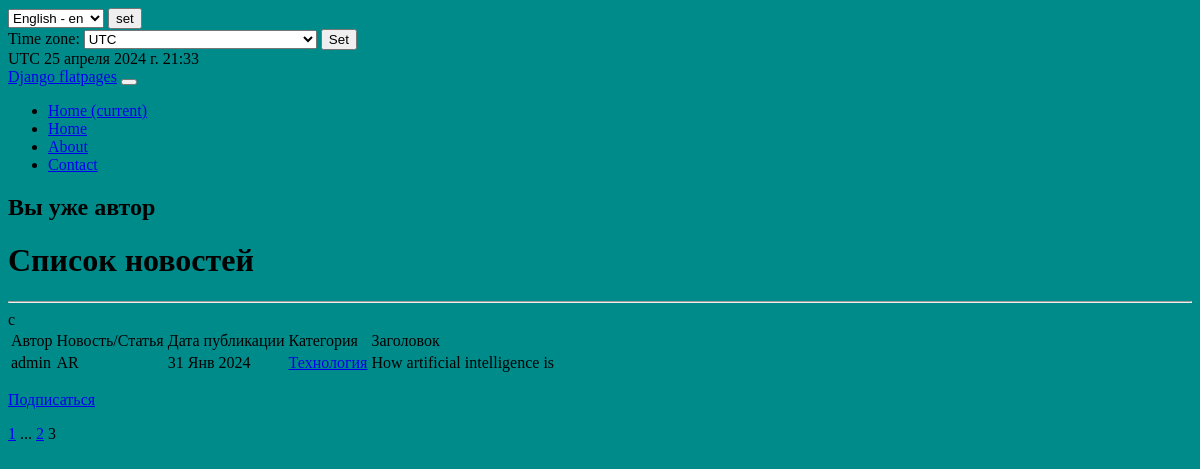
The app's page /categories/2?page=3, older data.
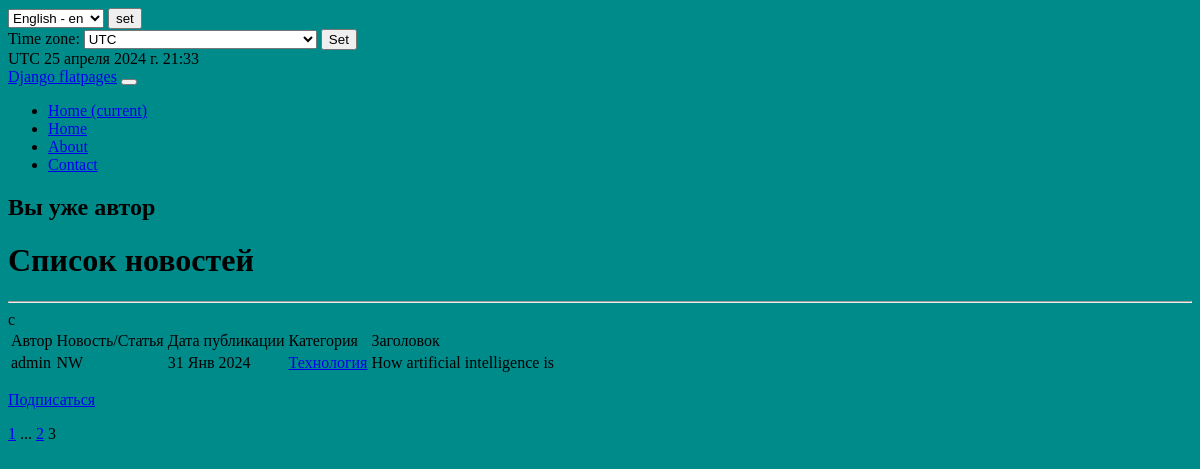
The same page, newer data.
### news/models.py (models this page shows, shortened)
class Post(models.Model):
    arcticle = 'AR'
    news = 'NW'
    TYPE = [(arcticle, _('Arcticle')), (news, _('News'))]
    post_author = models.ForeignKey(Author, on_delete=models.CASCADE, )
    post_choice = models.CharField(max_length=2,
                                   choices=TYPE,
                                   default=news)
    post_date = models.DateTimeField(auto_now_add=True)
    post_category = models.ManyToManyField('Category', through='PostCategory')
    post_title = models.CharField(max_length=30)
    post_text = models.TextField()
    post_rating = models.IntegerField(default=0)

class Author(models.Model):
    user = models.OneToOneField(User, on_delete=models.CASCADE)
    author_rating = models.IntegerField(default=0)
    def __str__(self):
        return self.user.username

### news/views.py (the view)
# urls.py: path('categories/<int:pk>', CategoryListView.as_view(), name='category_list'),
class CategoryListView(PostList):
    model = Post
    template_name = 'category_list.html'
    context_object_name = 'category_news_list'
    def get_queryset(self):
        self.category = get_object_or_404(Category, id=self.kwargs['pk'])
        queryset = Post.objects.filter(post_category=self.category).order_by('-post_date')
        return queryset
    def get_context_data(self, **kwargs):
        context = super().get_context_data(**kwargs)
        context['is_not_subscriber'] = self.request.user not in self.category.subscribers.all()
        context['category'] = self.category
        return context

### news/models.py (called while the page is built)
    def __str__(self):
        return self.get_thematic_display()

### news/templatetags/custom_filters.py (called while the page is built)
@register.filter()
def cenzor(value):
    badwords = ["искусственный"]
    splitwords = value.split()
    for i in range(len(splitwords)):
        if splitwords[i] in badwords:
            firstletter = splitwords[i][0]
            newvalue=firstletter +"*"*(len(splitwords[i])-1)
            splitwords[i] = newvalue
    result = " ".join(splitwords)
    return f'{result}'

### news/templatetags/custom_tags.py (called while the page is built)
@register.simple_tag(takes_context=True)
def url_replace(context, **kwargs):
   d = context['request'].GET.copy()
   for k, v in kwargs.items():
       d[k] = v
   return d.urlencode()

### news/views.py (called while the page is built)
    def get_context_data(self, **kwargs):  # забираем отфильтрованные объекты переопределяя метод get_context_data у наследуемого класса
        context = super().get_context_data(**kwargs)
        context['filterset'] = PostFilter(self.request.GET, queryset=self.get_queryset())  # вписываем фильтр в контекст
        context['categories'] = PostCategory.objects.all()
        context['current_time'] = timezone.now()
        context['timezones'] = pytz.common_timezones
        return context

### templates/category_list.html (shortened to what this page needs)
{% extends 'flatpages/default.html' %}
{% load i18n %}
{% load custom_filters %}!
{% load custom_tags %}
    {% load static %}
            {% get_available_languages as LANGUAGES %}
            {% get_language_info_list for LANGUAGES as languages %}
{% block content %}
    {% if is_not_author %}
        <button> <a href="{% url 'upgrade' %}"> Стать автором!</a> </button>
    {% else %}
        <h2>Вы уже автор</h2>
    {% endif %}
    <h1>Список новостей</h1>
    <hr>
    {% if category_news_list %}
        <table>
            <tr>
                <td>Автор</td>
                <td>Новость/Статья</td>
                <td>Дата публикации</td>
                <td>Категория</td>
                <td>Заголовок</td>
            </tr>
            {% for post_detail in category_news_list %}
            <tr>
                <td>{{ post_detail.post_author }}</td>
                <td>{{ post_detail.post_choice|truncatewords:2 }}</td>
                <td>{{ post_detail.post_date|date:'d M Y' }}</td>
                <td>
                    {% for category in post_detail.post_category.all %}
                        <a href="{% url 'category_list' category.id %}">{{ category }}</a>
                    {% endfor %}
                </td>
                <td>{{ post_detail.post_title|cenzor}}</td>с
                <td>
                </td>
            </tr>
            {% endfor %}
        </table>
    {% else %}
        <h2>Новостей нет!</h2>
    {% endif %}
    {% if is_not_subscriber %}
        <p class="text-center"><a href="{% url 'subscribe' category.id %}" class="btn btn-secondary btn-sm">Подписаться</a></p>
    {% else %}
        <p class="text-center"><a href="{% url 'unsubscribe' category.id %}" class="btn btn-secondary btn-sm">Отписаться</a></p>
    {% endif %}
    {% if page_obj.has_previous %}
       <a href="?{% url_replace page=1 %}">1</a>
       {% if page_obj.previous_page_number != 1 %}
           ...
           <a href="?{% url_replace page=page_obj.previous_page_number %}">{{ page_obj.previous_page_number }}</a>
       {% endif %}
    {% endif %}
    {{ page_obj.number }}
{% endblock content %}

Row changes from the older to the newer data that the page shows:
changed Post "How artificial intelligence is": post_choice "AR" → "NW"
